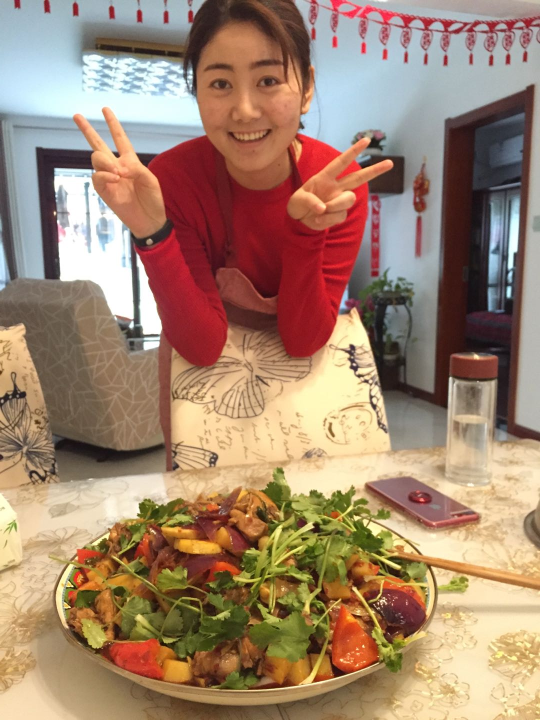
#> input picture section24#Canny/Python/Gril.jpg, 1080 x 1440 px (shown at 1/2 size)
$ python canny.py Gril.jpg
#> lines starting #> are read from the running program, lines starting #| are printed output that depends on the picture
#> in main_func, imgGirl is the input picture: shape (1440, 1080, 3); mean B, G, R 110.2, 132.4, 161.9
#!/usr/bin/env python
# -*- coding: utf-8 -*-
# author：lowkeyway time:8/27/2019

import sys
import cv2 as cv
import numpy as np

def cannyTest(imgOri, needResize = False, needBlur = False):
#> called with needResize = True, needBlur = False
    cv.imshow("cannyTest imgOri", imgOri)
    if needResize:
        imgOri = cv.resize(imgOri, (int(imgOri.shape[1]/2), int(imgOri.shape[0]/2)))
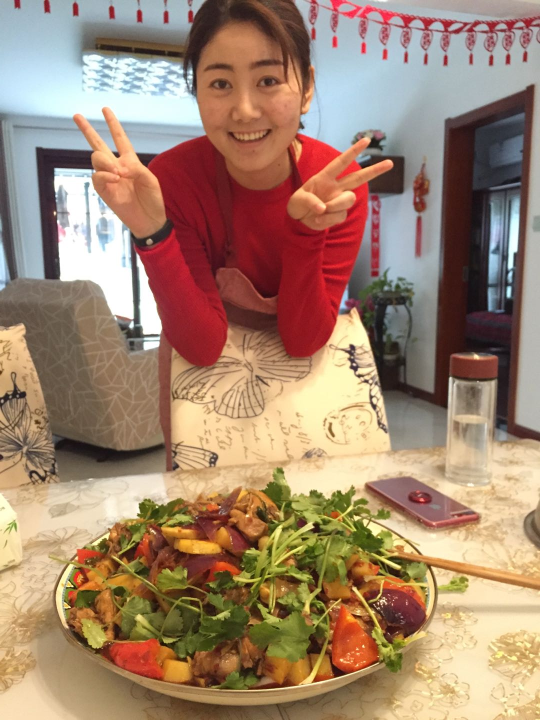
#> imgOri: shape (720, 540, 3); mean of channels 0, 1, 2 110.3, 132.5, 162; drawn as B, G, R
    if needBlur:
        imgOri = cv.GaussianBlur(imgOri, (11, 11), 1)


    imgEdge = cv.Canny(imgOri, 50, 100)
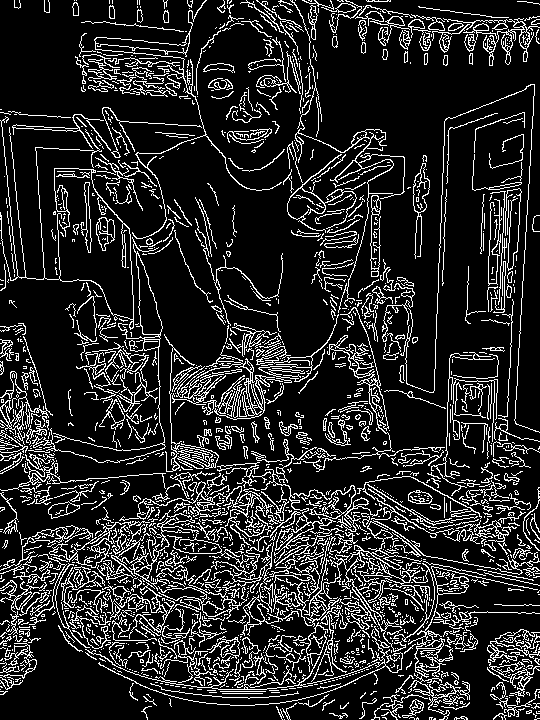
#> imgEdge: shape (720, 540); 15.6% white in thin lines or dots
    cv.imshow("cannyTest imgEdge", imgEdge)

    imgEdgeSrc = cv.bitwise_and(imgOri, imgOri, mask=imgEdge)
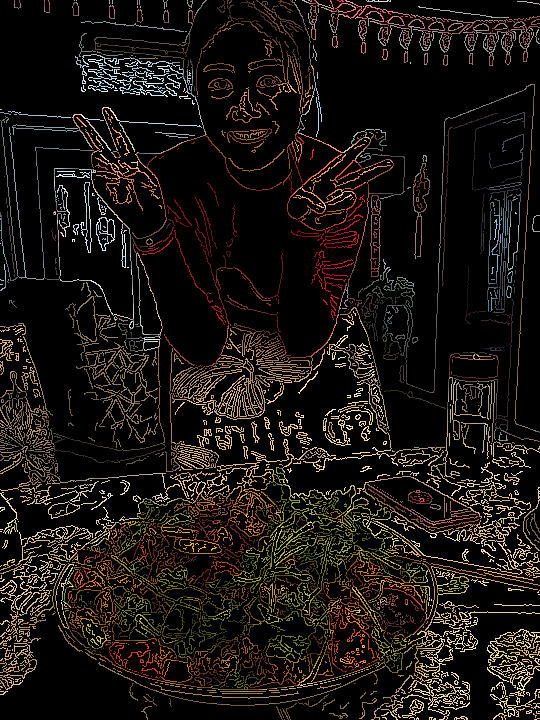
#> imgEdgeSrc: shape (720, 540, 3); mean of channels 0, 1, 2 15.5, 20.5, 25.6; drawn as B, G, R
    cv.imshow("cannyTest imgEdgeSrc", imgEdgeSrc)

    h, w = imgOri.shape[:2]
#> h = 720; w = 540
    result = np.zeros([h, w*2, 3], dtype=imgOri.dtype)
    result[0:h, 0:w, :] = imgOri
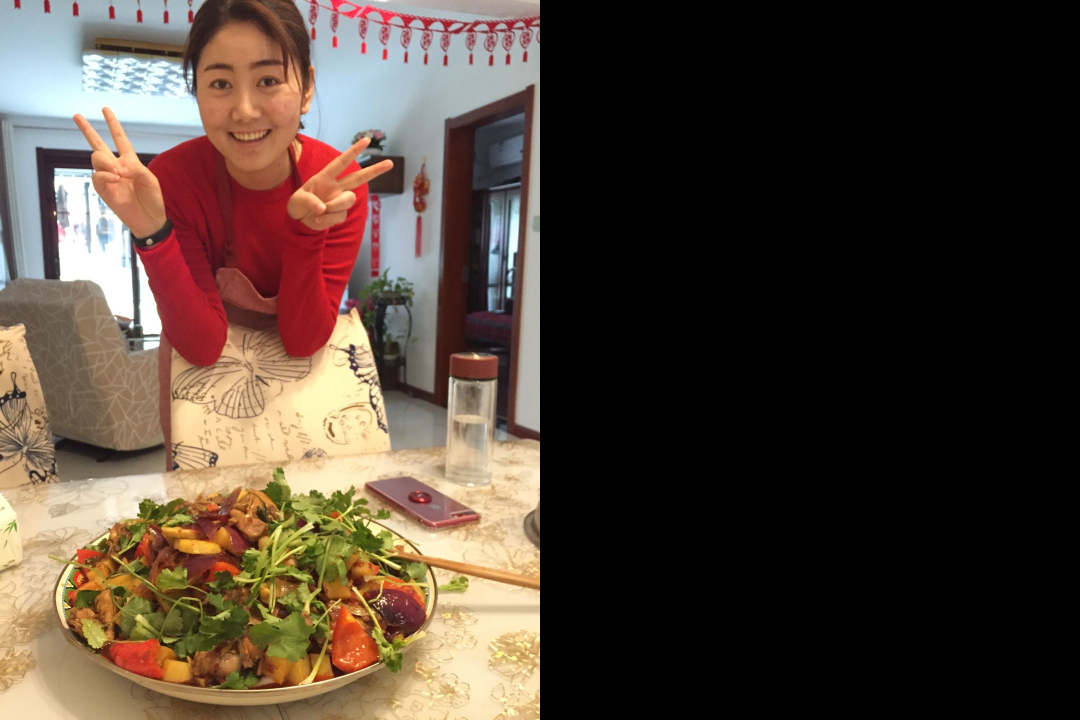
#> result: shape (720, 1080, 3); mean of channels 0, 1, 2 55.1, 66.3, 81; drawn as B, G, R
    result[0:h, w:2*w, :] = imgEdgeSrc
    cv.putText(result, "imgOri", (10, 30), cv.FONT_ITALIC, 1.0, (0, 0, 255), 2)
    cv.putText(result, "imgUnit", (10+w, 30), cv.FONT_ITALIC, 1.0, (0, 0, 255), 2)
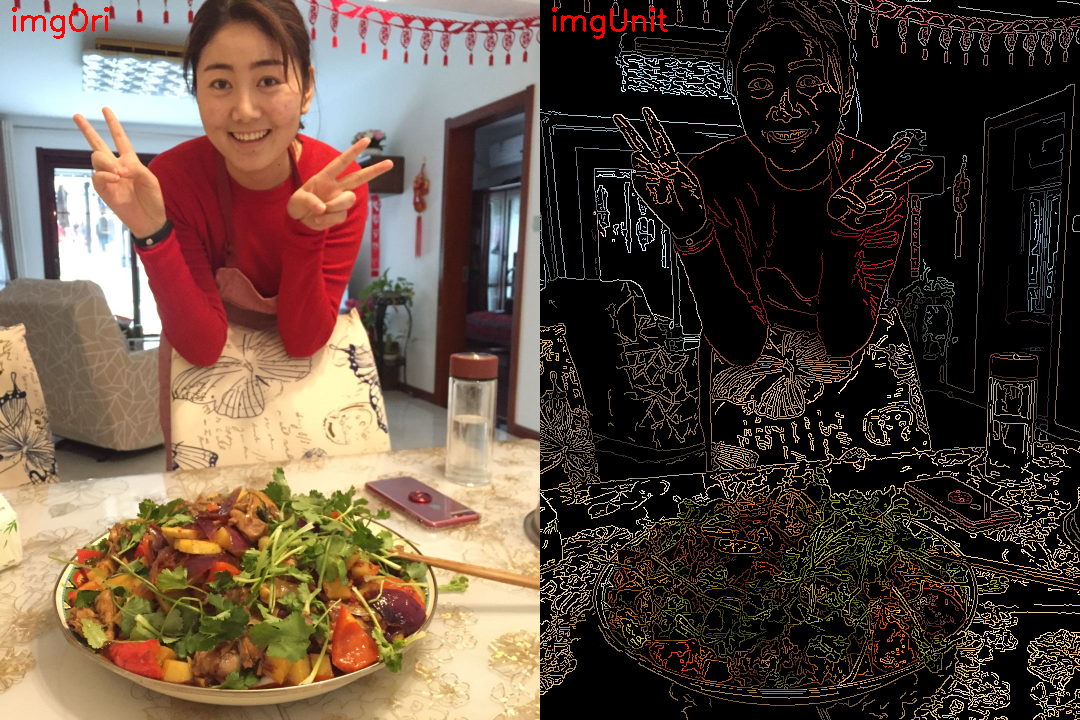
#> result: shape (720, 1080, 3); mean of channels 0, 1, 2 62.7, 76.4, 94.2; drawn as B, G, R
    cv.imshow("cannyTest Unite", result)

    cv.waitKey(0)

def main_func(argv):
    imgGirl = cv.imread("Gril.jpg")
    cannyTest(imgGirl, needResize=True, needBlur=False)


if __name__ == '__main__':
    main_func(sys.argv)
